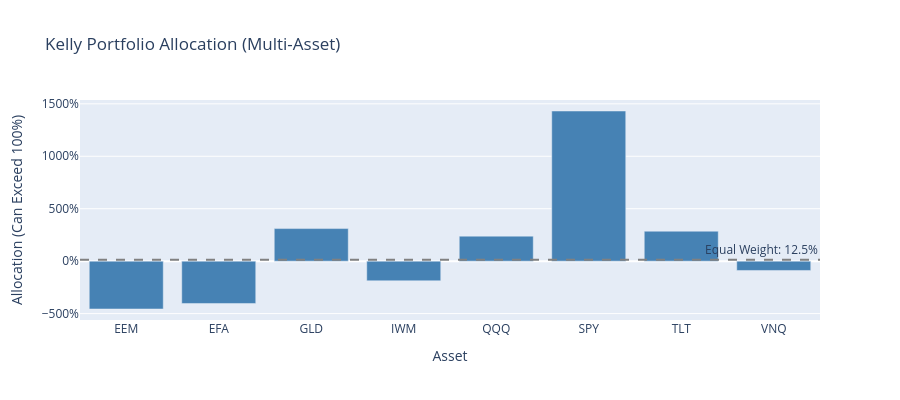

The notebook cell this image was saved under:
### Code cell
fig = go.Figure()

fig.add_bar(
    x=assets,
    y=kelly_allocation.values,
    name="Kelly (Raw)",
    marker_color="steelblue",
)

# Add reference line for equal weight
fig.add_hline(
    y=1 / len(assets),
    line_dash="dash",
    line_color="gray",
    annotation_text=f"Equal Weight: {1 / len(assets):.1%}",
)

fig.update_layout(
    title="Kelly Portfolio Allocation (Multi-Asset)",
    xaxis_title="Asset",
    yaxis_title="Allocation (Can Exceed 100%)",
    yaxis_tickformat=".0%",
    height=400,
)
fig.show()

print(f"\nKelly allocation suggests {kelly_allocation.sum():.0%} total exposure")

### Figure 1 — Plotly figure (JSON) as saved in the notebook; plotly's stock layout.template omitted (floating-point values rounded to 4 significant figures)
{"data": [{"marker": {"color": "steelblue"}, "name": "Kelly (Raw)", "type": "bar", "x": ["EEM", "EFA", "GLD", "IWM", "QQQ", "SPY", "TLT", "VNQ"], "y": [-4.56, -4.033, 3.107, -1.872, 2.386, 14.32, 2.858, -0.8856]}], "layout": {"annotations": [{"showarrow": false, "text": "Equal Weight: 12.5%", "x": 1, "xanchor": "right", "xref": "x domain", "y": 0.125, "yanchor": "bottom", "yref": "y"}], "height": 400, "shapes": [{"line": {"color": "gray", "dash": "dash"}, "type": "line", "x0": 0, "x1": 1, "xref": "x domain", "y0": 0.125, "y1": 0.125, "yref": "y"}], "title": {"text": "Kelly Portfolio Allocation (Multi-Asset)"}, "xaxis": {"title": {"text": "Asset"}}, "yaxis": {"tickformat": ".0%", "title": {"text": "Allocation (Can Exceed 100%)"}}}}
